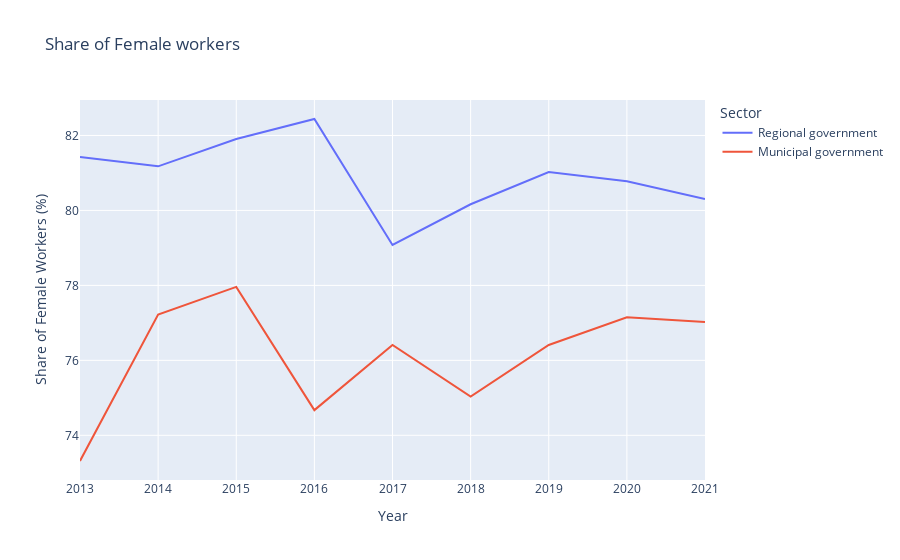

Here is the notebook cell this chart was saved with:
### Markdown cell above
Next, we look at the share of female workers in the two sectors. First we calculate the share of female workers as a percentage by the sum of female full-time and part-time workers and dividing with the total number of female workers. Then we create use Plotly library to create a line plot that shows the share of female workers over time for each sector, where the x-axis represents the years and the y-axis represents the percentage of female workers. The plot is also color-coded based on the different sectors.

### Code cell
# calculating the share of female workers
merged['Share of Female Workers'] = (merged['Female Full-time'] + merged['Female Part-time']) / (merged['Male Full-time'] + merged['Male Part-time'] + merged['Female Full-time'] + merged['Female Part-time']) * 100

# create a line plot of gender wage gap over the years for each sector using Plotly
fig = px.line(merged,   x='Year', 
                        y='Share of Female Workers', 
                        color='Sector', 
                        title='Share of Female workers')

# add x and y axis labels
fig.update_xaxes(title='Year')
fig.update_yaxes(title='Share of Female Workers (%)')

# display the plot
fig.show()

### Figure 1 — Plotly figure (JSON) as saved in the notebook; plotly's stock layout.template omitted (floating-point values rounded to 4 significant figures)
{"data": [{"hovertemplate": "Sector=Regional government<br>Year=%{x}<br>Share of Female Workers=%{y}<extra></extra>", "legendgroup": "Regional government", "line": {"color": "#636efa", "dash": "solid"}, "marker": {"symbol": "circle"}, "mode": "lines", "name": "Regional government", "orientation": "v", "showlegend": true, "type": "scatter", "x": [2013, 2014, 2015, 2016, 2017, 2018, 2019, 2020, 2021], "xaxis": "x", "y": [81.43, 81.18, 81.91, 82.44, 79.08, 80.16, 81.03, 80.78, 80.3], "yaxis": "y"}, {"hovertemplate": "Sector=Municipal government<br>Year=%{x}<br>Share of Female Workers=%{y}<extra></extra>", "legendgroup": "Municipal government", "line": {"color": "#EF553B", "dash": "solid"}, "marker": {"symbol": "circle"}, "mode": "lines", "name": "Municipal government", "orientation": "v", "showlegend": true, "type": "scatter", "x": [2013, 2014, 2015, 2016, 2017, 2018, 2019, 2020, 2021], "xaxis": "x", "y": [73.31, 77.22, 77.96, 74.67, 76.41, 75.03, 76.41, 77.15, 77.02], "yaxis": "y"}], "layout": {"legend": {"title": {"text": "Sector"}, "tracegroupgap": 0}, "title": {"text": "Share of Female workers"}, "xaxis": {"anchor": "y", "domain": [0, 1], "title": {"text": "Year"}}, "yaxis": {"anchor": "x", "domain": [0, 1], "title": {"text": "Share of Female Workers (%)"}}}}
